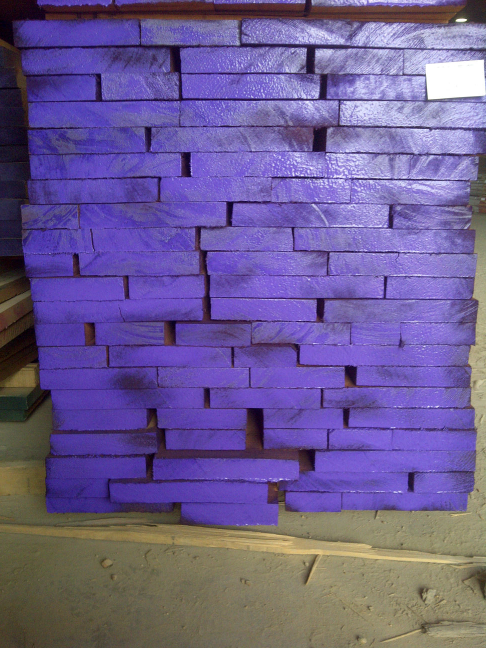
//> input picture Images/78bunk.JPG, 972 x 1296 px (shown at 1/2 size)
$ ./sc ../Images/78bunk.JPG   (built with g++ and OpenCV 4)
//> lines starting //> are read from the running program, lines starting //| are printed output that depends on the picture; after the words box and inside, x2 and y2 are one past the last pixel; in counts of white or black regions, pixels touching at a corner belong together
#include <highgui.h>
#include </opt/local/include/opencv2/imgproc/imgproc.hpp>
#include <iostream>
#include <stdio.h>
#include <stdlib.h>

using namespace cv;
using namespace std;

Mat src; Mat src_gray; Mat res;
int thresh = 100;
int max_thresh = 255;
RNG rng(12345);

// You can play with these values through segment.cpp
int spatialRad = 18;
int colorRad = 9;
int maxPyrLevel = 3;

/// Function header
void thresh_callback(int, void* );

/** @function main */
int main( int argc, char** argv )
{
  /// Load source image and convert it to gray
  src = imread( argv[1], 1 );
//> src is the input picture: 1296 rows x 972 cols, CV_8UC3; mean B, G, R 145.1, 93.2, 109

  pyrMeanShiftFiltering( src, res, spatialRad, colorRad, maxPyrLevel );

  /// Convert image to gray and blur it
  cvtColor( res, src_gray, CV_BGR2GRAY );
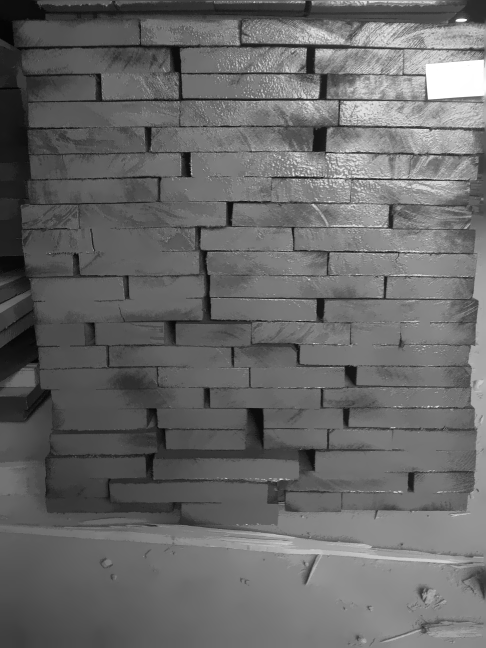
//> src_gray: 1296 rows x 972 cols, CV_8UC1 (shown at 1/2 size); min 3, max 255, mean 103.9
  blur( src_gray, src_gray, Size(3,3) );

  /// Create Window
  char* source_window = "Source";
  namedWindow( source_window, CV_WINDOW_AUTOSIZE );
  imshow( source_window, src );
  resizeWindow( source_window, 500, 500 );
  /// Create Window
  char* seg_window = "Segmented";
  namedWindow( seg_window, CV_WINDOW_AUTOSIZE );
  imshow( seg_window, res );
  resizeWindow( seg_window, 500, 500 );

  createTrackbar( " Canny thresh:", "Source", &thresh, max_thresh, thresh_callback );
  thresh_callback( 0, 0 );

  waitKey(0);
  return(0);
}

/** @function thresh_callback */
void thresh_callback(int, void* )
{
  Mat canny_output;
  vector<vector<Point> > contours;
  vector<Vec4i> hierarchy;

  /// Detect edges using canny
  Canny( src_gray, canny_output, thresh, thresh*2, 3 );
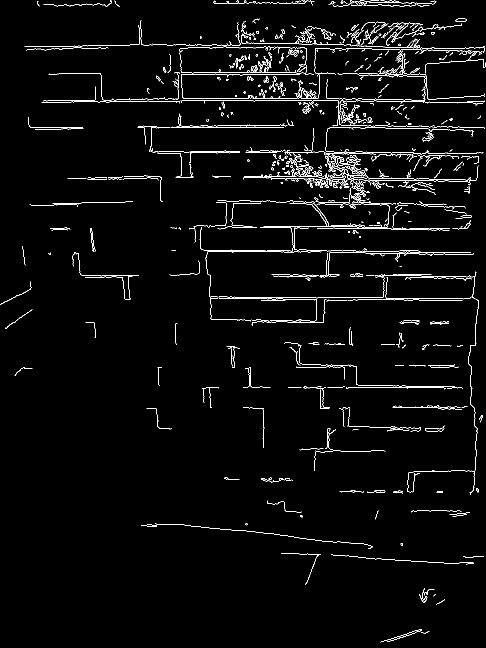
//> canny_output: 1296 rows x 972 cols, CV_8UC1 (shown at 1/2 size); 2.8% white in thin lines or dots

  /// Find contours
  findContours( canny_output, contours, hierarchy, CV_RETR_CCOMP, CV_CHAIN_APPROX_SIMPLE, Point(0, 0) );
//> contours = 702 contours, 611 with area under 20; largest, box (x1, y1, x2, y2) and area: (483, 62, 840, 97) 129, (911, 37, 934, 44) 116, (911, 37, 934, 44) 110, (688, 339, 724, 357) 106, (656, 309, 730, 349) 104

  /// Draw contours
  Mat drawing = Mat::zeros( canny_output.size(), CV_8UC3 );
  for( int i = 0; i< contours.size(); i++ ) {
       Scalar color = Scalar( rng.uniform(0, 255), rng.uniform(0,255), rng.uniform(0,255) );
       drawContours( drawing, contours, i, color, 2, 8, hierarchy, 0, Point() );
  }
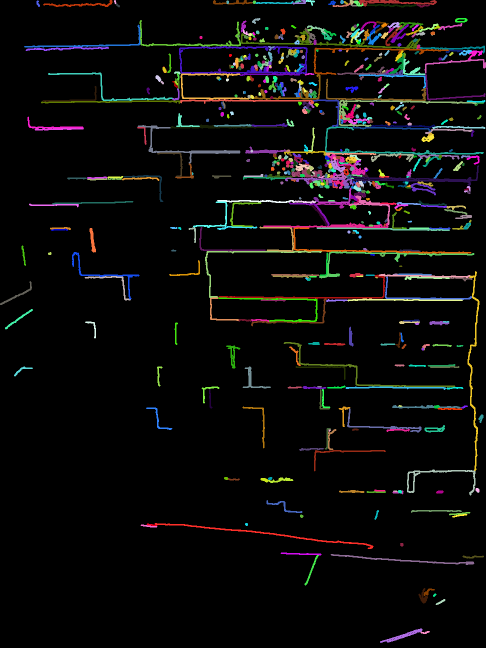
//> drawing: 1296 rows x 972 cols, CV_8UC3 (shown at 1/2 size); mean B, G, R 10, 10.5, 11.1
  cout << "The image contains " << contours.size() << " contours. Thres: " << thresh << ".\n";
//| The image contains 702 contours. Thres: 100.
  /// Show in a window
  namedWindow( "Contours", CV_WINDOW_AUTOSIZE );
  imshow( "Contours", drawing );
  resizeWindow( "Contours", 500, 500 );
}

$ run again, on Images/books.jpg
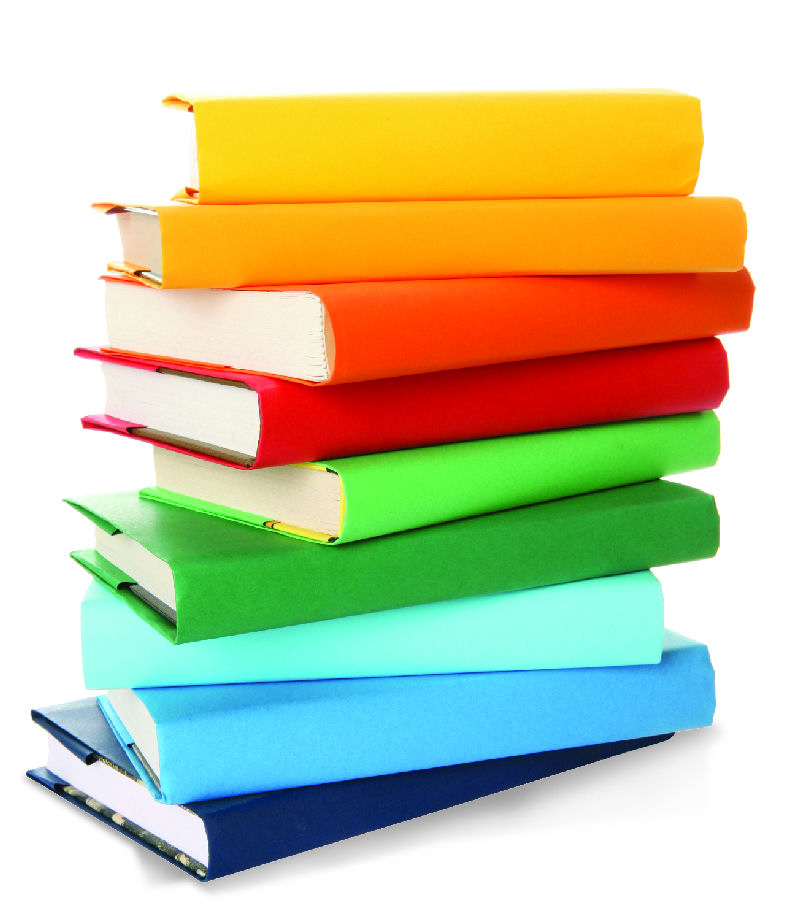
//> input picture Images/books.jpg, 800 x 924 px
//> src is the input picture: 924 rows x 800 cols, CV_8UC3; mean B, G, R 162.3, 199.2, 197.8
//> in thresh_callback, `Canny( src_gray, canny_output, thresh, thresh*2, 3 );`:
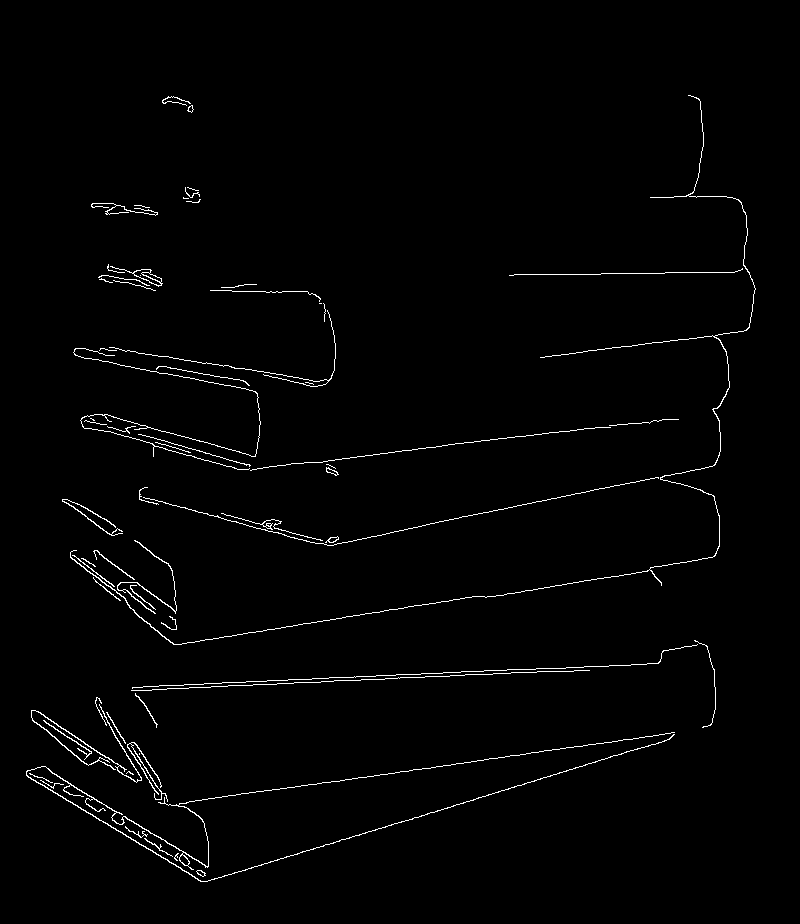
//> canny_output: 924 rows x 800 cols, CV_8UC1; 1.4% white in thin lines or dots, all inside (x1, y1, x2, y2) = (26, 95, 756, 882)
//> contours = 74 contours, 50 with area under 20; largest, box (x1, y1, x2, y2) and area: (26, 732, 675, 882) 375, (110, 266, 163, 287) 234, (70, 95, 756, 645) 162, (31, 704, 142, 783) 162, (133, 269, 162, 286) 142
//> the loop in thresh_callback, `for( int i = 0; i< contours.size(); i++ )` made 74 passes
//> after the loop in thresh_callback, `for( int i = 0; i< contours.size(); i++ )`:
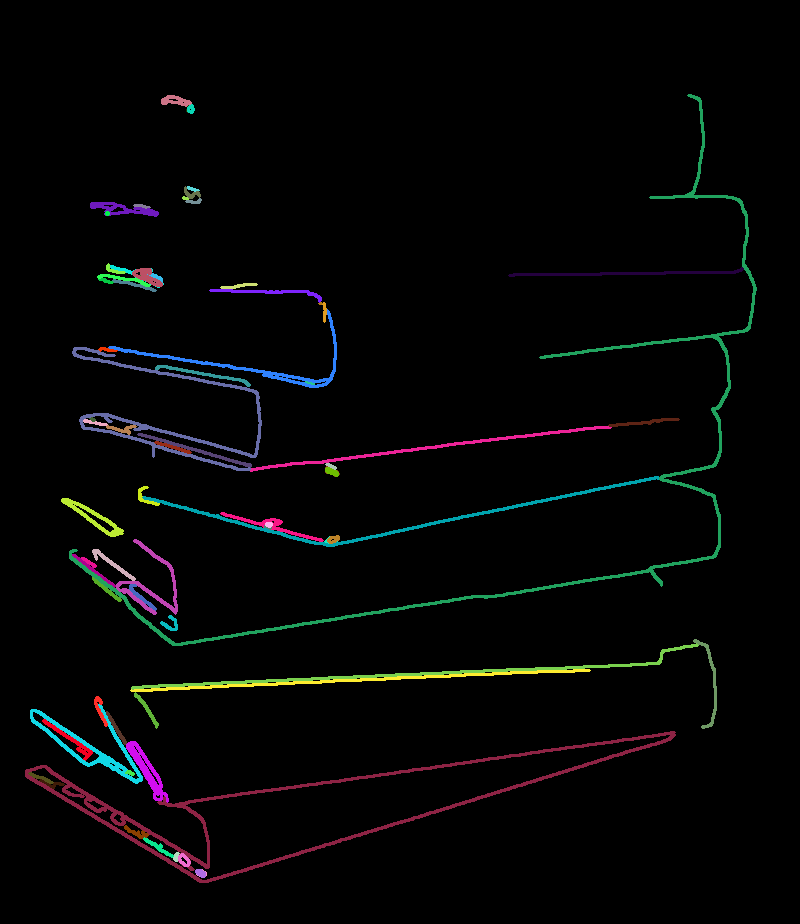
//> drawing: 924 rows x 800 cols, CV_8UC3; mean B, G, R 5.3, 5.2, 5
//| The image contains 74 contours. Thres: 100.
